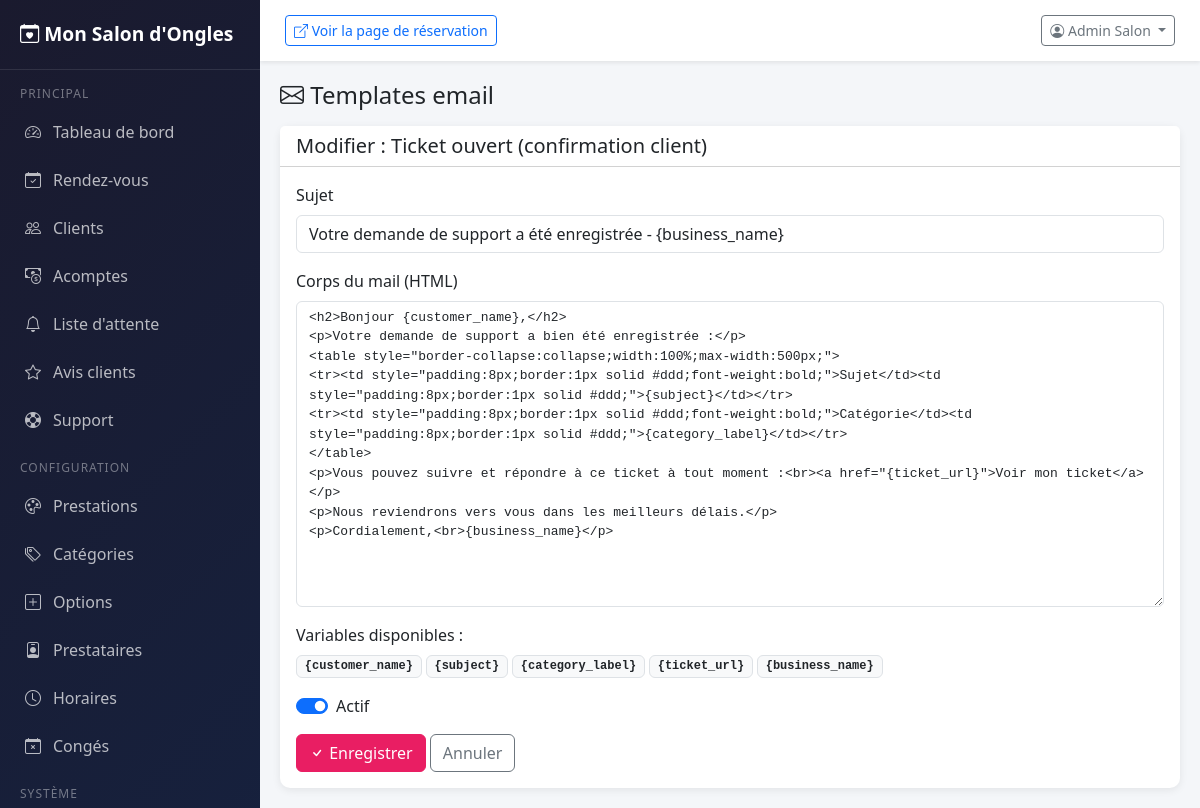
The app's page /admin/index.php?page=email-templates&edit=11 (signed in) with its own data.
### tables this page shows
CREATE TABLE IF NOT EXISTS `ab_email_templates` (
  `id` INT UNSIGNED AUTO_INCREMENT PRIMARY KEY,
  `slug` VARCHAR(100) NOT NULL UNIQUE,
  `name` VARCHAR(200) NOT NULL,
  `subject` VARCHAR(255) NOT NULL,
  `body` TEXT NOT NULL,
  `variables` TEXT COMMENT 'Variables disponibles (JSON)',
  `is_active` TINYINT(1) DEFAULT 1,
  `updated_at` DATETIME DEFAULT CURRENT_TIMESTAMP ON UPDATE CURRENT_TIMESTAMP
);

### admin/index.php (called while the page is built, shortened)
<?php
require_once __DIR__ . '/../core/App.php';
$page = $_GET['page'] ?? 'dashboard';
$pageFile = __DIR__ . '/pages/' . $page . '.php';
if (file_exists($pageFile)) {
    if ($page === 'login') {
        require $pageFile;
    } else {
        require __DIR__ . '/layout.php';
    }
} else {
    http_response_code(404);
    echo 'Page non trouvée';
}

### core/Database.php (called while the page is built, shortened)
<?php
class Database {
    private static ?Database $instance = null;
    private PDO $pdo;
    private function __construct() {
        $dsn = 'mysql:host=' . AB_DB_HOST . ';dbname=' . AB_DB_NAME . ';charset=' . AB_DB_CHARSET;
        $this->pdo = new PDO($dsn, AB_DB_USER, AB_DB_PASS, [
            PDO::ATTR_ERRMODE => PDO::ERRMODE_EXCEPTION,
            PDO::ATTR_DEFAULT_FETCH_MODE => PDO::FETCH_ASSOC,
            PDO::ATTR_EMULATE_PREPARES => false,
        ]);
        $this->pdo->exec("SET time_zone = '+00:00'");
    }
    public static function getInstance(): self {
        if (self::$instance === null) {
            self::$instance = new self();
        }
        return self::$instance;
    }
    public function query(string $sql, array $params = []): PDOStatement {
        $stmt = $this->pdo->prepare($sql);
        $stmt->execute($params);
        return $stmt;
    }
    public function fetchOne(string $sql, array $params = []): ?array {
        $result = $this->query($sql, $params)->fetch();
        return $result ?: null;
    }
}

### core/App.php (called while the page is built, shortened)
<?php
require_once __DIR__ . '/Database.php';
function ab_url(string $path = ''): string {
    static $baseUrl = null;
    if ($baseUrl === null) {
        if (defined('AB_BASE_URL') && AB_BASE_URL !== '' && AB_BASE_URL !== 'http://localhost/ABAppointments') {
            $baseUrl = rtrim(AB_BASE_URL, '/');
        } elseif (isset($_SERVER['HTTP_HOST'])) {
            $scheme = (!empty($_SERVER['HTTPS']) && $_SERVER['HTTPS'] !== 'off') ? 'https' : 'http';
            $scriptDir = dirname($_SERVER['SCRIPT_NAME']);
            if (preg_match('#/(public|admin|api)$#', $scriptDir)) {
                $scriptDir = dirname($scriptDir);
            }
            $baseUrl = $scheme . '://' . $_SERVER['HTTP_HOST'] . rtrim($scriptDir, '/');
        } else {
            $baseUrl = rtrim(AB_BASE_URL, '/');
        }
    }
    return $baseUrl . '/' . ltrim($path, '/');
}
function ab_escape(string $str): string {
    return htmlspecialchars($str, ENT_QUOTES, 'UTF-8');
}

### admin/pages/email-templates.php (the view, shortened to what this page needs)
<?php
$db = Database::getInstance();
$editTemplate = isset($_GET['edit']) ? $db->fetchOne("SELECT * FROM ab_email_templates WHERE id = ?", [(int)$_GET['edit']]) : null;
?>
<h4 class="mb-3"><i class="bi bi-envelope"></i> Templates email</h4>
<?php if ($editTemplate): ?>
<div class="card">
    <div class="card-header bg-white"><h5 class="mb-0">Modifier : <?= ab_escape($editTemplate['name']) ?></h5></div>
    <div class="card-body">
        <form method="POST">
            <div class="mb-3">
                <label class="form-label">Sujet</label>
                <input type="text" name="subject" class="form-control" value="<?= ab_escape($editTemplate['subject']) ?>">
            </div>
            <div class="mb-3">
                <label class="form-label">Corps du mail (HTML)</label>
                <textarea name="body" class="form-control" rows="15" style="font-family:monospace;font-size:13px;"><?= ab_escape($editTemplate['body']) ?></textarea>
            </div>
            <div class="mb-3">
                <label class="form-label">Variables disponibles :</label>
                <div class="d-flex flex-wrap gap-1">
                    <?php foreach (json_decode($editTemplate['variables'] ?? '[]', true) as $v): ?>
                    <code class="badge bg-light text-dark border">{<?= $v ?>}</code>
                    <?php endforeach; ?>
                </div>
            </div>
            <div class="form-check form-switch mb-3">
                <input type="checkbox" name="is_active" class="form-check-input" <?= $editTemplate['is_active'] ? 'checked' : '' ?>>
                <label class="form-check-label">Actif</label>
            </div>
            <button type="submit" class="btn btn-primary"><i class="bi bi-check"></i> Enregistrer</button>
            <a href="<?= ab_url('admin/index.php?page=email-templates') ?>" class="btn btn-outline-secondary">Annuler</a>
        </form>
    </div>
</div>
<?php endif; ?>

### records on screen
ab_email_templates: name "Ticket ouvert (confirmation client)", subject "Votre demande de support a été enregistrée - {business_name}", body "<h2>Bonjour {customer_name},</h2> <p>Votre demande de support a bien été enregistrée :</p> <table style=\"border-collapse:collapse;width:100%;max-width:500px;\"> <tr><td style=\"padding:8px;border:1px solid #ddd;font-weight:bold;\">Sujet</td><td style=\"padding:8px;border:1px solid #ddd;\">{subject}</td></tr> <tr><td style=\"padding:8px;border:1px solid #ddd;font-weight:bold;\">Catégorie</td><td style=\"padding:8px;border:1px solid #ddd;\">{category_label}</td></tr> </table> <p>Vous pouvez suivre et répondre à ce ticket à tout moment :<br><a href=\"{ticket_url}\">Voir mon ticket</a></p> <p>Nous reviendrons vers vous dans les meilleurs délais.</p> <p>Cordialement,<br>{business_name}</p>", variables "customer_name", variables "subject", variables "category_label", variables "ticket_url", variables "business_name", is_active "☑"

### other values on screen
ab_escape(ab_setting('business_name', 'ABAppointments')) "Mon Salon d'Ongles"
ab_escape($userName) "Admin Salon"
